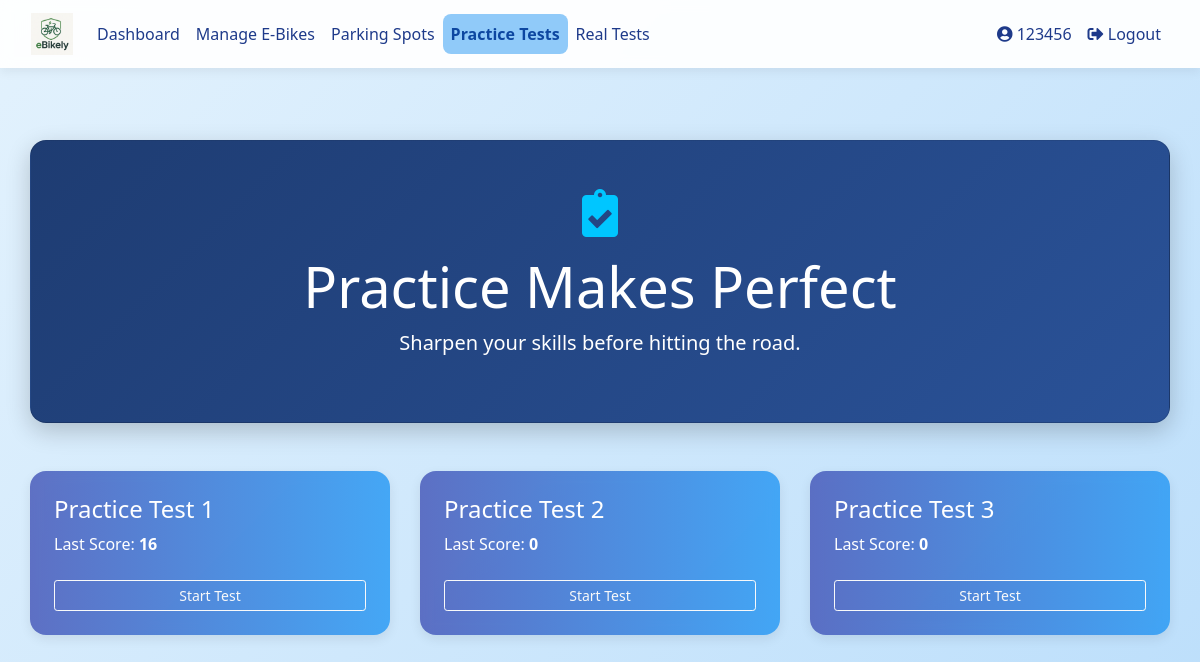
Screenshot of /practice (signed in) with the database file from the repository.
### database_setup.py (models this page shows)
class User(Base, UserMixin):
    __tablename__ = 'users'
    id = Column(Integer, primary_key=True)
    username = Column(String(150), unique=True, nullable=False)
    email = Column(String(150), nullable=True)
    password = Column(String(150), nullable=False)
    ebikes = relationship('EBike', back_populates='owner', cascade="all, delete-orphan")
    practice_tests = relationship('PracticeTest', back_populates='user', cascade="all, delete-orphan")
    real_tests = relationship('RealTest', back_populates='user', cascade="all, delete-orphan")
    practice_attempts = relationship("PracticeAttempt", back_populates="user", cascade="all, delete-orphan")
    parking_spot = relationship("ParkingSpot", back_populates="reserved_user", uselist=False)
    role = Column(String(10))  # 'student' or 'teacher'
    department = Column(String(150))  # for teachers
    year = Column(Integer)  # for students
    house = Column(String(50))  # for students

class PracticeTest(Base):
    __tablename__ = 'practice_tests'
    id = Column(Integer, primary_key=True)
    name = Column(String(100), nullable=False)
    user_id = Column(Integer, ForeignKey('users.id'))  # <-- This line fixes the problem
    user = relationship('User', back_populates='practice_tests')  # <-- Define this side of the relationship
    questions = relationship('PracticeQuestion', back_populates='test', cascade="all, delete-orphan")

class PracticeAttempt(Base):
    __tablename__ = 'practice_attempts'
    id = Column(Integer, primary_key=True)
    user_id = Column(Integer, ForeignKey('users.id'), nullable=False)
    test_id = Column(Integer, ForeignKey('practice_tests.id'), nullable=False)
    score = Column(Integer, nullable=False)
    attempt_date = Column(DateTime, default=datetime.utcnow)
    user = relationship('User', back_populates='practice_attempts')

### app.py (the view)
@app.route('/practice', methods=['GET'])
@login_required
def practice_selection():
    session = SessionLocal()
    user = session.query(User).filter_by(id=current_user.id).first()
    tests = session.query(PracticeTest).all()
    attempts = {attempt.test_id: attempt for attempt in user.practice_attempts}
    session.close()
    return render_template('practice_selection.html', tests=tests, attempts=attempts)

### app.py (called while the page is built)
@login_manager.user_loader
def load_user(user_id):
    session = SessionLocal()
    user = session.query(User).get(int(user_id))
    session.close()
    return user

### templates/practice_selection.html (shortened to what this page needs)
{% extends "base.html" %}
{% block content %}
<div class="container dashboard-container fade-in py-5">
    <div class="hero-section card text-white text-center mb-5 p-5">
        <i class="fas fa-clipboard-check dashboard-icon mb-3"></i>
        <h1 class="display-4">Practice Makes Perfect</h1>
        <p class="lead">Sharpen your skills before hitting the road.</p>
    </div>
    <div class="row justify-content-center slide-up-delay">
        {% for test in tests %}
        <div class="col-md-6 col-lg-4 mb-4">
            <div class="feature-card card text-white p-4 h-100">
                <h4 class="mb-2">{{ test.name }}</h4>
                {% if test.id in attempts %}
                    <p>Last Score: <strong>{{ attempts[test.id].score }}</strong></p>
                {% else %}
                    <p>No attempt yet.</p>
                {% endif %}
                <a href="{{ url_for('practice_quiz', test_id=test.id) }}" class="btn btn-outline-light btn-sm mt-2">Start Test</a>
            </div>
        </div>
        {% endfor %}
    </div>
</div>
<link rel="stylesheet" href="https://cdnjs.cloudflare.com/ajax/libs/font-awesome/5.15.4/css/all.min.css">
{% endblock %}

### templates/base.html (shortened to what this page needs)
<!DOCTYPE html>
<html lang="en">
<head>
  <link rel="stylesheet" href="https://stackpath.bootstrapcdn.com/bootstrap/4.5.2/css/bootstrap.min.css">
  <link rel="stylesheet" href="{{ url_for('static', filename='styles.css') }}">
  <link href="https://cdnjs.cloudflare.com/ajax/libs/font-awesome/5.15.4/css/all.min.css" rel="stylesheet">
</head>
<body>
  <nav class="navbar navbar-expand-lg navbar-light">
    <div class="container-fluid">
      <a class="navbar-brand" href="{{ url_for('dashboard') }}">
        <img src="{{ url_for('static', filename='images/logo.png') }}" alt="E-Bike Manager Logo">
      </a>
      <div class="collapse navbar-collapse justify-content-between" id="navbarNav">
        <ul class="navbar-nav">
          {% if current_user.is_authenticated %}
            <li class="nav-item"><a class="nav-link {% if request.endpoint == 'dashboard' %}active{% endif %}" href="{{ url_for('dashboard') }}">Dashboard</a></li>
            <li class="nav-item"><a class="nav-link {% if request.endpoint == 'ebike_management' %}active{% endif %}" href="{{ url_for('ebike_management') }}">Manage E-Bikes</a></li>
            <li class="nav-item"><a class="nav-link {% if request.endpoint == 'parking_spots' %}active{% endif %}" href="{{ url_for('parking_spots') }}">Parking Spots</a></li>
            <li class="nav-item"><a class="nav-link {% if request.endpoint == 'practice_selection' %}active{% endif %}" href="{{ url_for('practice_selection') }}">Practice Tests</a></li>
            <li class="nav-item"><a class="nav-link {% if request.endpoint == 'real_tests' %}active{% endif %}" href="{{ url_for('real_tests') }}">Real Tests</a></li>
          {% endif %}
        </ul>
        <ul class="navbar-nav">
          {% if current_user.is_authenticated %}
            <li class="nav-item"><a class="nav-link {% if request.endpoint == 'user_profile' %}active{% endif %}" href="{{ url_for('user_profile') }}"><i class="fas fa-user-circle"></i> {{ current_user.username }}</a></li>
            <li class="nav-item"><a class="nav-link" href="{{ url_for('logout') }}"><i class="fas fa-sign-out-alt"></i> Logout</a></li>
          {% else %}
            <li class="nav-item"><a class="nav-link" href="{{ url_for('login') }}"><i class="fas fa-sign-in-alt"></i> Login</a></li>
            <li class="nav-item"><a class="nav-link" href="{{ url_for('register') }}"><i class="fas fa-user-plus"></i> Register</a></li>
          {% endif %}
        </ul>
      </div>
    </div>
  </nav>
  <div class="container my-4">
    {% block content %}{% endblock %}
  </div>
</body>
</html>

### static/styles.css (style rules this page uses)
.card { border-radius: 10px; box-shadow: 0 4px 6px rgba(0, 0, 0, 0.1); transition: transform 0.2s; }
.text-white { color: white; }
.hero-section { background: linear-gradient(135deg, #f8f9fa 0%, #e9ecef 100%); padding: 100px 0; }
.feature-card { background: white; border-radius: 10px; box-shadow: 0 4px 6px rgba(0, 0, 0, 0.1); transition: transform 0.3s ease; }

### templates/base.html (style rules this page uses)
body { min-height: 100vh; margin: 0; font-family: 'Segoe UI', sans-serif; background: linear-gradient(135deg, #e3f2fd 0%, #bbdefb 100%); color: #212529; }
.navbar { background-color: #ffffffee; backdrop-filter: blur(6px); box-shadow: 0 4px 10px rgba(0, 0, 0, 0.06); }
.navbar-brand img { height: 42px; }
.nav-link { color: #1e3a8a !important; font-weight: 500; transition: background 0.3s ease; border-radius: 0.5rem; padding: 0.5rem 0.8rem; }
.nav-link.active { background-color: #90caf9; color: #0d47a1 !important; font-weight: bold; }
.container, .container-fluid { max-width: 1200px; }
.card, .auth-card { background: #ffffff; border-radius: 1rem; box-shadow: 0 4px 12px rgba(0, 0, 0, 0.08); transition: transform 0.2s ease; }

### templates/practice_selection.html (style rules this page uses)
.dashboard-container { padding-top: 3rem; padding-bottom: 3rem; }
.hero-section { background: linear-gradient(135deg, #1e3c72 0%, #2a5298 100%); border-radius: 1rem; box-shadow: 0 8px 24px rgba(0, 0, 0, 0.2); }
.feature-card { background: linear-gradient(to right, #3f51b5cc, #2196f3cc); border: none; border-radius: 1rem; backdrop-filter: blur(6px); transition: transform 0.3s ease; }
.dashboard-icon { font-size: 3rem; color: #00c6ff; }
.fade-in { animation: fadeIn 1s ease-in; }
.slide-up-delay { animation: slideUp 0.8s ease-out 0.3s backwards; }

### rows the page displays
User: username "123456"
PracticeTest: name "Practice Test 1"
PracticeAttempt: score "16"
PracticeTest: name "Practice Test 2"
PracticeAttempt: score "0"
PracticeTest: name "Practice Test 3"
PracticeAttempt: score "0"
